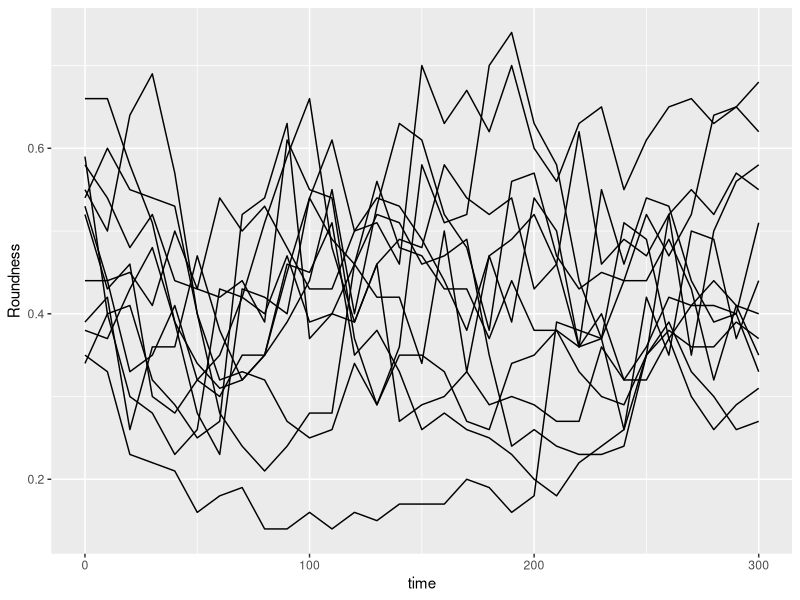
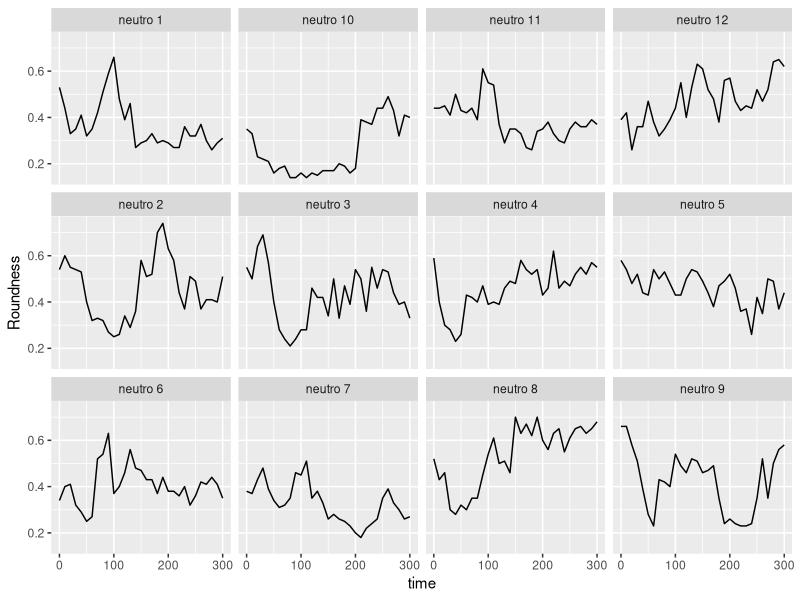
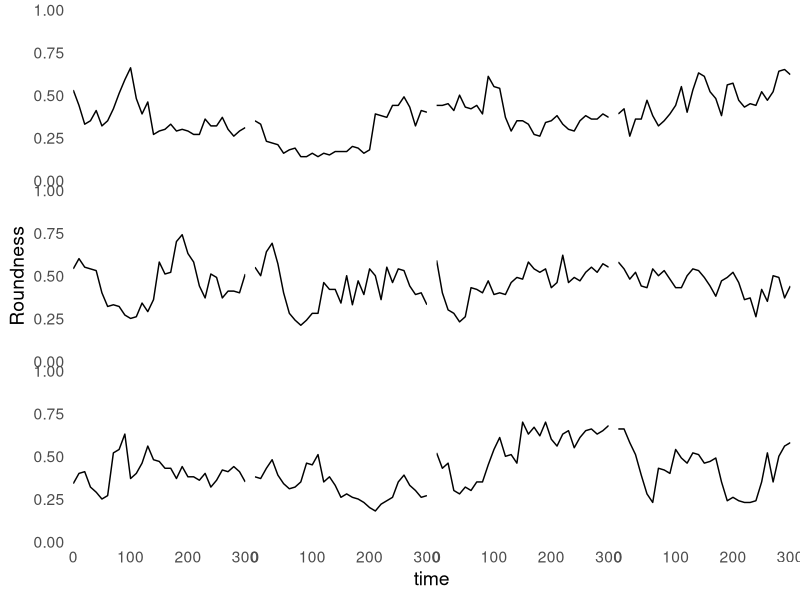
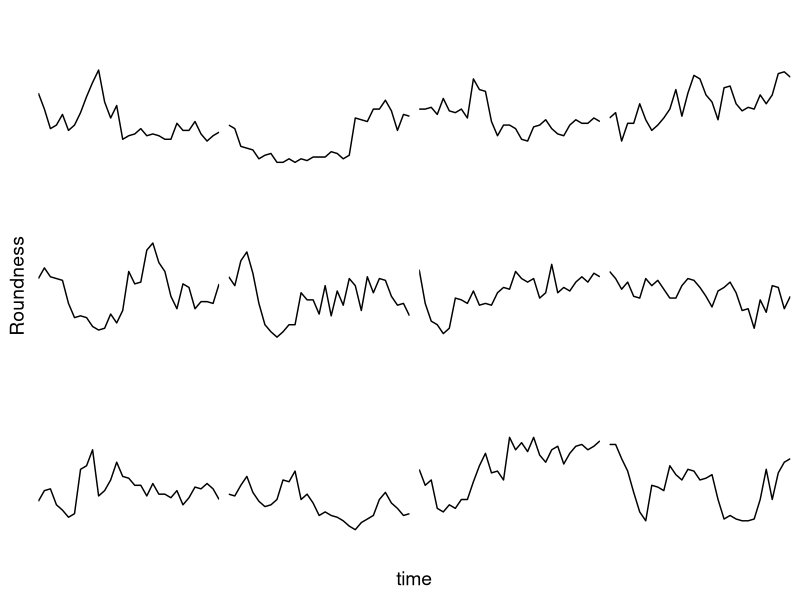
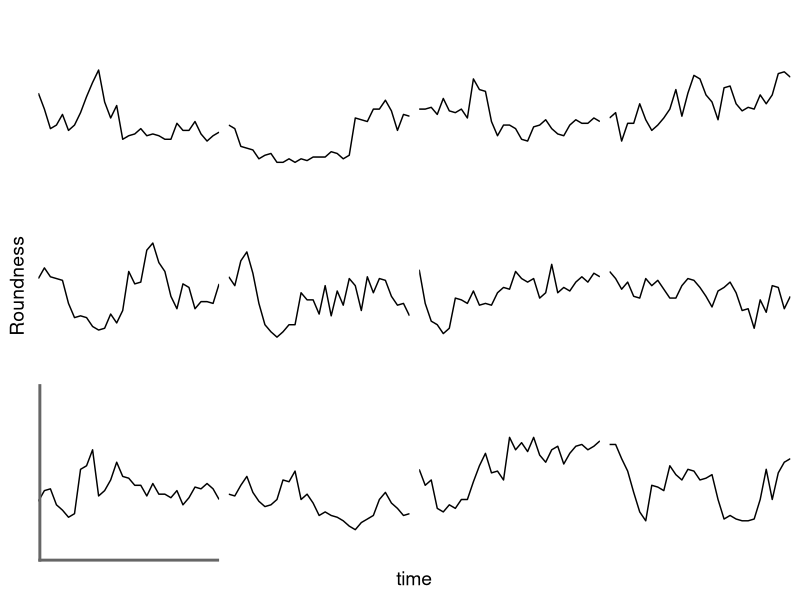
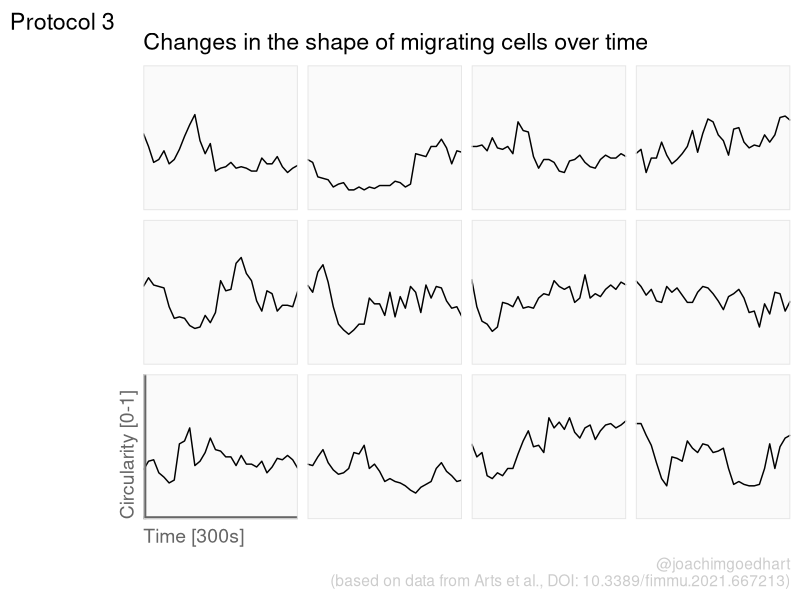
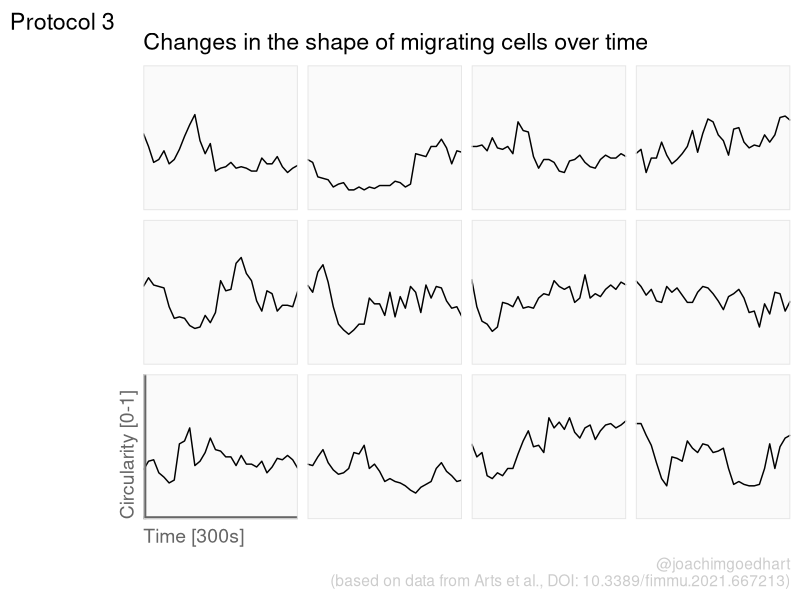

These charts were generated, in order, by the following R code:
## ---- chunk 1
library(tidyverse)
## ---- chunk 2
df_raw <- readxl::read_excel("Data_Arts_Circularity.xlsx")
head(df_raw)
## ---- chunk 3
df_3 <-
  pivot_longer(
    df_raw,
    cols = -time,
    names_to = "Cell",
    values_to = "Roundness"
  )
## ---- chunk 4
df_3 %>% write.csv("protocol_3.csv", row.names = FALSE)
## ---- chunk 5
p <- ggplot(df_3, aes(x=time, y=Roundness, group=Cell)) + geom_line()
p
## ---- chunk 6
p <- p + facet_wrap(~Cell)
p
## ---- chunk 7
p <-
  p + scale_y_continuous(expand = c(0, 0), limits = c(0, 1.0)) + 
  scale_x_continuous(expand = c(0,0), limits = c(0, 300))

## ---- chunk 8
p <- p + theme_minimal(base_size = 14)

p <- p + theme(strip.background = element_blank(),
               strip.text = element_blank(),
               plot.caption = element_text(color = "grey80"),
               #Remove grid
               panel.grid.major = element_blank(),
               panel.grid.minor = element_blank()
)
p
## ---- chunk 9
p <- p + theme(        
        #Remove axis labels
        axis.text = element_blank()
        )
p
## ---- chunk 10
ann_line<-data.frame(xmin=0,xmax=300,ymin=0,ymax=1,
                     Cell=factor("neutro 6",levels=c("neutro 6")))
ann_line
## ---- chunk 11

p <- p +
  #Vertical line
  geom_segment(data=ann_line, aes(x=xmin,xend=xmin,y=ymin,yend=ymax), size=2, color='grey40') +
  #Horizontal line
  geom_segment(data=ann_line, aes(x=xmin,xend=xmax,y=ymin,yend=ymin), size=2, color='grey40') +
  NULL

p

## ---- chunk 12
p <- p +
  theme(panel.background = element_rect(fill='grey98', color=NA),
        panel.border = element_rect(color='grey90', fill=NA),
        axis.title.x = element_text(size=14, hjust = 0, color='grey40'),
        axis.title.y = element_text(size=14, vjust = 0, hjust=0, angle = 90, color='grey40'),
  ) 
## ---- chunk 13
p <-
  p + labs(
    title = "Changes in the shape of migrating cells over time",
    x = "Time [300s]",
    y = "Circularity [0-1]",
    caption = "@joachimgoedhart\n(based on data from Arts et al., DOI: 10.3389/fimmu.2021.667213)",
    tag = "Protocol 3"
  ) 
## ---- chunk 14
p
## ---- chunk 15
png(file=paste0("Protocol_03.png"), width = 4000, height = 3000, units = "px", res = 400)
 p
dev.off()
